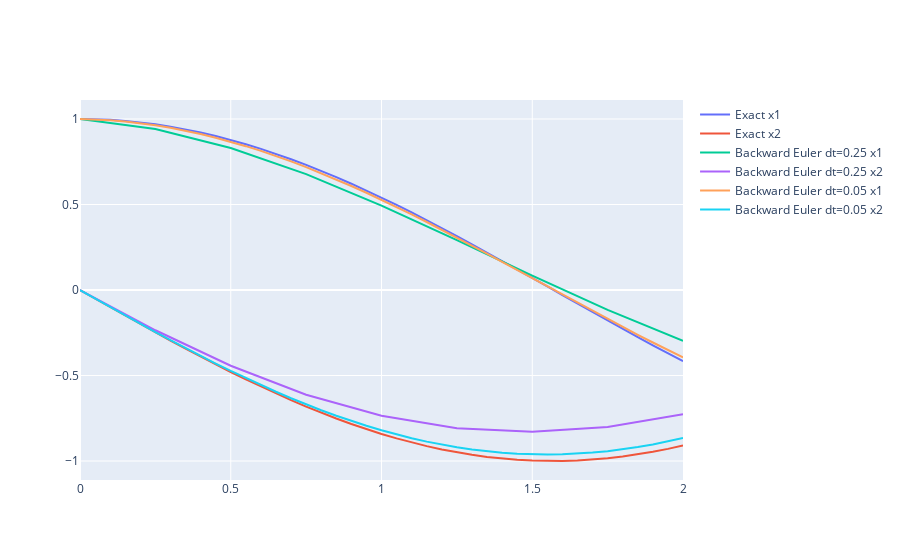

The code cell stored with this chart in its notebook:
### Markdown cell above
### Implicit Methods

- Implicit methods have the advantage of being numerically stable over the entire left half plane

- Only mehtods considered here are the Backward Euler and Trapezoidal methods

$$
x^{\prime} = f(x(t)) = A x(t)
$$

Initially we'll assume linear equations

Then using backward Euler method, we have

$$
x(t + \Delta t) = x(t) + \Delta t A x(t + \Delta t)
$$

$$
(I - \Delta t A) x(t + \Delta t) = x(t)
$$

$$
x(t + \Delta t) = (I - \Delta t A)^{-1} x(t)
$$

### Backward Euler Cart Example
use the same example as before

### Code cell
import numpy as np
import scipy.linalg as la
import plotly.graph_objects as go
from plotly.offline import init_notebook_mode, iplot

init_notebook_mode(True)

def backward_euler_step_linear(A, x, dt):
    return np.linalg.inv(np.eye(len(A)) - dt * A).dot(x)

def backward_euler_linear(A, x0, t0, t_end, dt):
    x = x0
    t = t0
    sol = [x0]
    while t < t_end:
        x = backward_euler_step_linear(A, x, dt)
        sol.append(x)
        t = t + dt
    return np.array(sol)

A = np.array([[0, 1], [-1, 0]])
x0 = np.array([1, 0])
t0 = 0
t_end = 2
dt = 0.25

t_span1 = np.arange(t0, t_end + dt, dt)
sol1 = backward_euler_linear(A, x0, t0, t_end, dt)
dt = 0.05
t_span2 = np.arange(t0, t_end + dt, dt)
sol_exact = np.array([la.expm(A * t).dot(x0) for t in t_span2])
sol2 = backward_euler_linear(A, x0, t0, t_end, dt)

fig = go.Figure()
fig.add_trace(go.Scatter(x=t_span2, y=sol_exact[:, 0], mode='lines', name='Exact x1'))
fig.add_trace(go.Scatter(x=t_span2, y=sol_exact[:, 1], mode='lines', name='Exact x2'))
fig.add_trace(go.Scatter(x=t_span1, y=sol1[:, 0], mode='lines', name='Backward Euler dt=0.25 x1'))
fig.add_trace(go.Scatter(x=t_span1, y=sol1[:, 1], mode='lines', name='Backward Euler dt=0.25 x2'))
fig.add_trace(go.Scatter(x=t_span2, y=sol2[:, 0], mode='lines', name='Backward Euler dt=0.05 x1'))
fig.add_trace(go.Scatter(x=t_span2, y=sol2[:, 1], mode='lines', name='Backward Euler dt=0.05 x2'))
iplot(fig)

### Figure 1 — Plotly figure (JSON) as saved in the notebook; plotly's stock layout.template omitted (floating-point values rounded to 4 significant figures)
{"data": [{"mode": "lines", "name": "Exact x1", "type": "scatter", "x": [0, 0.05, 0.1, 0.15, 0.2, 0.25, 0.3, 0.35, 0.4, 0.45, 0.5, 0.55, 0.6, 0.65, 0.7, 0.75, 0.8, 0.85, 0.9, 0.95, 1, 1.05, 1.1, 1.15, 1.2, 1.25, 1.3, 1.35, 1.4, 1.45, 1.5, 1.55, 1.6, 1.65, 1.7, 1.75, 1.8, 1.85, 1.9, 1.95, 2], "y": [1, 0.9988, 0.995, 0.9888, 0.9801, 0.9689, 0.9553, 0.9394, 0.9211, 0.9004, 0.8776, 0.8525, 0.8253, 0.7961, 0.7648, 0.7317, 0.6967, 0.66, 0.6216, 0.5817, 0.5403, 0.4976, 0.4536, 0.4085, 0.3624, 0.3153, 0.2675, 0.219, 0.17, 0.1205, 0.07074, 0.02079, -0.0292, -0.07912, -0.1288, -0.1782, -0.2272, -0.2756, -0.3233, -0.3702, -0.4161]}, {"mode": "lines", "name": "Exact x2", "type": "scatter", "x": [0, 0.05, 0.1, 0.15, 0.2, 0.25, 0.3, 0.35, 0.4, 0.45, 0.5, 0.55, 0.6, 0.65, 0.7, 0.75, 0.8, 0.85, 0.9, 0.95, 1, 1.05, 1.1, 1.15, 1.2, 1.25, 1.3, 1.35, 1.4, 1.45, 1.5, 1.55, 1.6, 1.65, 1.7, 1.75, 1.8, 1.85, 1.9, 1.95, 2], "y": [0, -0.04998, -0.09983, -0.1494, -0.1987, -0.2474, -0.2955, -0.3429, -0.3894, -0.435, -0.4794, -0.5227, -0.5646, -0.6052, -0.6442, -0.6816, -0.7174, -0.7513, -0.7833, -0.8134, -0.8415, -0.8674, -0.8912, -0.9128, -0.932, -0.949, -0.9636, -0.9757, -0.9854, -0.9927, -0.9975, -0.9998, -0.9996, -0.9969, -0.9917, -0.984, -0.9738, -0.9613, -0.9463, -0.929, -0.9093]}, {"mode": "lines", "name": "Backward Euler dt=0.25 x1", "type": "scatter", "x": [0, 0.25, 0.5, 0.75, 1, 1.25, 1.5, 1.75, 2], "y": [1, 0.9412, 0.8304, 0.6774, 0.4935, 0.2914, 0.084, -0.1161, -0.2976]}, {"mode": "lines", "name": "Backward Euler dt=0.25 x2", "type": "scatter", "x": [0, 0.25, 0.5, 0.75, 1, 1.25, 1.5, 1.75, 2], "y": [0, -0.2353, -0.4429, -0.6123, -0.7356, -0.8085, -0.8295, -0.8004, -0.726]}, {"mode": "lines", "name": "Backward Euler dt=0.05 x1", "type": "scatter", "x": [0, 0.05, 0.1, 0.15, 0.2, 0.25, 0.3, 0.35, 0.4, 0.45, 0.5, 0.55, 0.6, 0.65, 0.7, 0.75, 0.8, 0.85, 0.9, 0.95, 1, 1.05, 1.1, 1.15, 1.2, 1.25, 1.3, 1.35, 1.4, 1.45, 1.5, 1.55, 1.6, 1.65, 1.7, 1.75, 1.8, 1.85, 1.9, 1.95, 2], "y": [1, 0.9975, 0.9925, 0.9851, 0.9752, 0.9629, 0.9483, 0.9313, 0.912, 0.8905, 0.8669, 0.8411, 0.8133, 0.7836, 0.752, 0.7185, 0.6834, 0.6466, 0.6084, 0.5687, 0.5277, 0.4854, 0.4421, 0.3978, 0.3526, 0.3066, 0.26, 0.2128, 0.1652, 0.1174, 0.06934, 0.02125, -0.02678, -0.07461, -0.1221, -0.1693, -0.2158, -0.2617, -0.3069, -0.3512, -0.3944]}, {"mode": "lines", "name": "Backward Euler dt=0.05 x2", "type": "scatter", "x": [0, 0.05, 0.1, 0.15, 0.2, 0.25, 0.3, 0.35, 0.4, 0.45, 0.5, 0.55, 0.6, 0.65, 0.7, 0.75, 0.8, 0.85, 0.9, 0.95, 1, 1.05, 1.1, 1.15, 1.2, 1.25, 1.3, 1.35, 1.4, 1.45, 1.5, 1.55, 1.6, 1.65, 1.7, 1.75, 1.8, 1.85, 1.9, 1.95, 2], "y": [0, -0.04988, -0.0995, -0.1488, -0.1975, -0.2457, -0.2931, -0.3396, -0.3852, -0.4298, -0.4731, -0.5152, -0.5558, -0.595, -0.6326, -0.6685, -0.7027, -0.735, -0.7655, -0.7939, -0.8203, -0.8446, -0.8667, -0.8865, -0.9042, -0.9195, -0.9325, -0.9431, -0.9514, -0.9573, -0.9607, -0.9618, -0.9605, -0.9567, -0.9506, -0.9422, -0.9314, -0.9183, -0.9029, -0.8854, -0.8657]}], "layout": {}}
